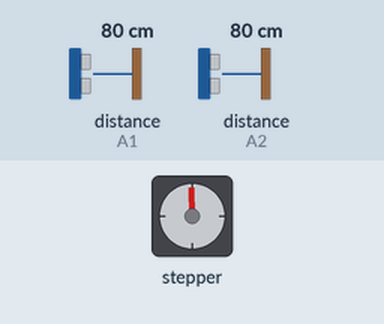
Recording of a sketch running on a simulated Arduino Uno, built with avr-gcc and run on an emulated ATmega328P. On the bench: stepper motor. Wiring (inferred from the names in the program): stepper motor driver (200 steps per turn assumed): step pin 2; direction pin 3. The test bench sets the inputs (shaded band); at power-on: distance to the obstacle (sensors on A1, A2) 80 cm. What the sketch prints to the serial monitor is not drawn.

Above: at 0.1 s.
Timing chart, 0 to 1.6 s (numbered marks = the images above):
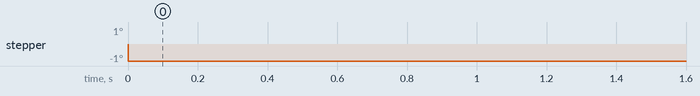

The sketch:

IR_based_static_docking.ino
```cpp
#include <SharpIR.h>

#define IR1 A1 // define signal pin
#define IR2 A2 // define signal pin

#define model1 1080 // for GP2Y0A21YK0F  used 1080
#define model2 1080 // for GP2Y0A21YK0F  used 1080
int counter=0;
int stepPin1 =2; //CLK+
int dirPin1=3;// CW+
SharpIR SharpIR1(IR1, model1);
SharpIR SharpIR2(IR2, model2);

void setup()
{
  pinMode(stepPin1,OUTPUT);
  pinMode(dirPin1,OUTPUT);
  Serial.begin(9600);
 Serial.println("Robojax Sharp IR  ");

 // extra pin for 5V if needed
 pinMode(2,OUTPUT);// define pin 2 as output
 digitalWrite(2, HIGH);// set pin 2 HIGH so it always have 5V


}
void loop()
{
  delay(500);

  unsigned long startTime=millis();  // takes the time before the loop on the library begins

  int dis1=SharpIR1.distance();  // this returns the distance for sensor 1
  int dis2=SharpIR2.distance();  // this returns the distance for sensor 2
  // Sharp IR code for Robojax.com 20181201

  Serial.print("Distance (1): ");
  Serial.print(dis1);
  Serial.println("cm");

  Serial.print("Distance (2): ");
  Serial.print(dis2);
  Serial.println("cm");
     // Sharp IR code for Robojax.com

for(int i = 0; i <= 3; i++)

{
  int dis1=SharpIR1.distance();  // this returns the distance for sensor 1
  int dis2=SharpIR2.distance();  // this returns the distance for sensor 2

  if(dis1 < 20 && dis2 < 20)
  {
    Serial.println("Counting");
    delay(3000);
  counter=counter+1;
    }
     else
  {
    Serial.println("Not posible");
    counter=0;
  }
}
if( counter==4)
{

    Serial.println("Docking possible");
    counter=0;
 digitalWrite(dirPin1,LOW);

  for (int x=0;x<800;x++)
  {
    digitalWrite(stepPin1,HIGH);
    delayMicroseconds(500);
    digitalWrite(stepPin1,LOW);
    delayMicroseconds(500);

 }

delay(10000);
digitalWrite(dirPin1,HIGH);
 for (int x=0;x<800;x++)
  {
    digitalWrite(stepPin1,HIGH);
    delayMicroseconds(500);
    digitalWrite(stepPin1,LOW);
    delayMicroseconds(500);
   }
}
 else
  {
    Serial.println("Not posible");
  }
}
```
